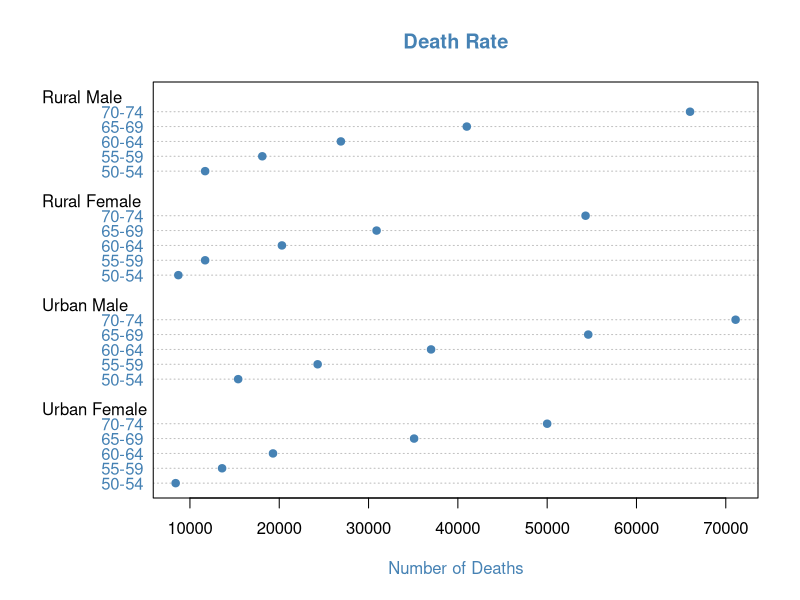

This chart was generated by the following R code:
## ---- chunk 1
print(VADeaths)
## ---- chunk 2
dotchart(VADeaths*1000, 
                     main="Death Rate",
                     ylab="",
                     xlab="Number of Deaths",
                     pch=19,
                     col="steelblue",
                     col.main="steelblue",
                     col.lab="steelblue",
                     col.sub="steelblue")
